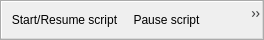
<?xml version="1.0" encoding="UTF-8"?>
<ui version="4.0">
 <class>HilecGuiToolbar</class>
 <widget class="QToolBar" name="HilecGuiToolbar">
  <property name="geometry">
   <rect>
    <x>0</x>
    <y>0</y>
    <width>264</width>
    <height>40</height>
   </rect>
  </property>
  <property name="windowTitle">
   <string>Scripting toolbar</string>
  </property>
  <action name="actionResume">
   <property name="icon">
    <iconset resource="../images/images.qrc">
     <normaloff>:/hilecGui/resume.png</normaloff>:/hilecGui/resume.png</iconset>
   </property>
   <property name="text">
    <string>Start/Resume script</string>
   </property>
   <property name="toolTip">
    <string>Start/Resume script</string>
   </property>
   <property name="shortcut">
    <string>F5</string>
   </property>
  </action>
  <action name="actionQuit">
   <property name="icon">
    <iconset resource="../images/images.qrc">
     <normaloff>:/hilecGui/terminate.png</normaloff>:/hilecGui/terminate.png</iconset>
   </property>
   <property name="text">
    <string>Quit script</string>
   </property>
   <property name="shortcut">
    <string>Shift+F5</string>
   </property>
  </action>
  <action name="actionPause">
   <property name="icon">
    <iconset resource="../images/images.qrc">
     <normaloff>:/hilecGui/pause.png</normaloff>:/hilecGui/pause.png</iconset>
   </property>
   <property name="text">
    <string>Pause script</string>
   </property>
   <property name="toolTip">
    <string>Pause at the next possible code segment</string>
   </property>
  </action>
  <action name="actionStepInto">
   <property name="icon">
    <iconset resource="../images/images.qrc">
     <normaloff>:/hilecGui/stepinto.png</normaloff>:/hilecGui/stepinto.png</iconset>
   </property>
   <property name="text">
    <string>Step into</string>
   </property>
   <property name="toolTip">
    <string>Step into the current line</string>
   </property>
   <property name="shortcut">
    <string>F11</string>
   </property>
  </action>
  <action name="actionStepOver">
   <property name="icon">
    <iconset resource="../images/images.qrc">
     <normaloff>:/hilecGui/stepover.png</normaloff>:/hilecGui/stepover.png</iconset>
   </property>
   <property name="text">
    <string>Step over</string>
   </property>
   <property name="toolTip">
    <string>Step over the current line</string>
   </property>
   <property name="shortcut">
    <string>F10</string>
   </property>
  </action>
  <action name="actionStepOut">
   <property name="icon">
    <iconset resource="../images/images.qrc">
     <normaloff>:/hilecGui/stepreturn.png</normaloff>:/hilecGui/stepreturn.png</iconset>
   </property>
   <property name="text">
    <string>Step return</string>
   </property>
   <property name="toolTip">
    <string>Step out of the current function</string>
   </property>
   <property name="shortcut">
    <string>Shift+F11</string>
   </property>
  </action>
  <action name="actionCreateLolec">
   <property name="icon">
    <iconset resource="../images/images.qrc">
     <normaloff>:/hilecGui/lolec.png</normaloff>:/hilecGui/lolec.png</iconset>
   </property>
   <property name="text">
    <string>Create automation plugin</string>
   </property>
   <property name="toolTip">
    <string>Create templates to implement your own RC-Unit</string>
   </property>
  </action>
  <action name="actionAddLolec">
   <property name="icon">
    <iconset resource="../images/images.qrc">
     <normaloff>:/hilecGui/addLolec.png</normaloff>:/hilecGui/addLolec.png</iconset>
   </property>
   <property name="text">
    <string>Add RC-Unit to project</string>
   </property>
   <property name="toolTip">
    <string>add a RC-Unit to the current project</string>
   </property>
  </action>
  <action name="actionAutomationRunning">
   <property name="icon">
    <iconset resource="../images/images.qrc">
     <normaloff>:/hilecGui/flag_green.png</normaloff>:/hilecGui/flag_green.png</iconset>
   </property>
   <property name="text">
    <string>Automation is currently running</string>
   </property>
   <property name="toolTip">
    <string>Automation is currently running</string>
   </property>
  </action>
  <action name="actionAutomationIdle">
   <property name="icon">
    <iconset resource="../images/images.qrc">
     <normaloff>:/hilecGui/flag_red.png</normaloff>:/hilecGui/flag_red.png</iconset>
   </property>
   <property name="text">
    <string>Automation is idle</string>
   </property>
   <property name="toolTip">
    <string>Automation is idle</string>
   </property>
  </action>
  <action name="actionCreateGamepadMapping">
   <property name="icon">
    <iconset resource="../images/images.qrc">
     <normaloff>:/hilecGui/controller_add.png</normaloff>:/hilecGui/controller_add.png</iconset>
   </property>
   <property name="text">
    <string>Create gamepad mapping</string>
   </property>
  </action>
  <action name="actionAddRcServer">
   <property name="icon">
    <iconset resource="../images/images.qrc">
     <normaloff>:/hilecGui/addLolec.png</normaloff>:/hilecGui/addLolec.png</iconset>
   </property>
   <property name="text">
    <string>Add RC-Unit server</string>
   </property>
  </action>
  <action name="actionLolecHelp">
   <property name="icon">
    <iconset resource="../images/images.qrc">
     <normaloff>:/hilecGui/help.png</normaloff>:/hilecGui/help.png</iconset>
   </property>
   <property name="text">
    <string>Automation help</string>
   </property>
   <property name="toolTip">
    <string>Show automation and plugin command help</string>
   </property>
   <property name="shortcut">
    <string>F1</string>
   </property>
  </action>
  <addaction name="actionResume"/>
  <addaction name="actionPause"/>
  <addaction name="actionQuit"/>
  <addaction name="separator"/>
  <addaction name="actionStepInto"/>
  <addaction name="actionStepOver"/>
  <addaction name="actionStepOut"/>
  <addaction name="separator"/>
  <addaction name="actionAutomationRunning"/>
  <addaction name="actionAutomationIdle"/>
 </widget>
 <resources>
  <include location="../images/images.qrc"/>
 </resources>
 <connections/>
</ui>
